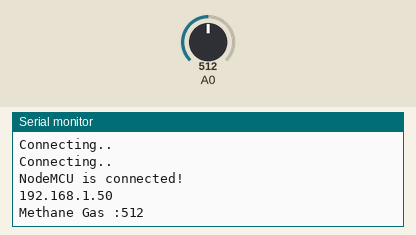
Recording of a sketch running on a simulated ESP8266 (NodeMCU). Parts: the last lines printed to the serial monitor. The test bench sets the inputs (shaded band); at power-on: A0 = 512. WiFi joins after 1.5 s; servers stay silent unless stated.

Above: at 2.8 s.
2.9 s: A0 set to 716
At 4.6 s:
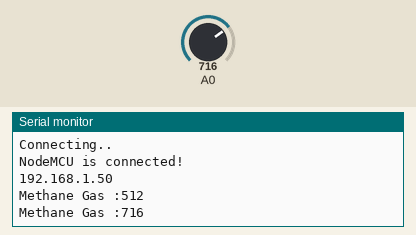
5.9 s: A0 set to 900
At 7.5 s:
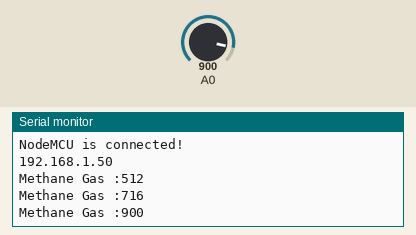
Timing chart, 0 to 9.0 s (numbered marks = the images above; inputs shaded):
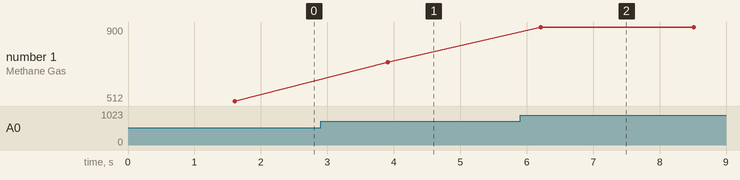

The sketch:

MQ4_sensor_test.ino
```cpp
#include <ESP8266WiFi.h>
//#include <DHT.h>
#include <ThingSpeak.h>

//DHT dht(D5, DHT11);
 bool test=true;
 int n;

WiFiClient client;

long myChannelNumber = 1271584;
const char myWriteAPIKey[] = "VNIXN6FBA3C66XSL";

void setup() {
  // put your setup code here, to run once:
  Serial.begin(9600);
  WiFi.begin("hotspot", "wifi1808004");
  while(WiFi.status() != WL_CONNECTED)
  {
    if(WiFi.status() == WL_CONNECT_FAILED)
    {
      Serial.print("Unable to connect:(\n");
    }
    delay(200);
    Serial.print("Connecting..\n");
  }
  Serial.println();
  Serial.println("NodeMCU is connected!");
  Serial.println(WiFi.localIP());
//  dht.begin();
  ThingSpeak.begin(client);
}

void loop() {

  n=analogRead(A0);
  Serial.println("Methane Gas :"+(String)n);
  ThingSpeak.writeField(myChannelNumber, 3, n, myWriteAPIKey);

//  // put your main code here, to run repeatedly:
//  float h = dht.readHumidity();
//  float t = dht.readTemperature();
//  Serial.println("Temperature: " + (String) t);
//  Serial.println("Humidity: " + (String) h);


//
//   ThingSpeak.writeField(myChannelNumber, 1, h, myWriteAPIKey);
//   delay(1500);
//   ThingSpeak.writeField(myChannelNumber, 2, t, myWriteAPIKey);
   delay(2000);

}
```

Measured:
- after the input at 2.9 s, the serial monitor: prints a new line after 1.0 s (image 1)
- after the input at 5.9 s, the serial monitor: prints a new line after 0.31 s (image 2)
- plotted number 1: 512 → 716 after the input at 2.9 s, 716 → 900 after the input at 5.9 s
